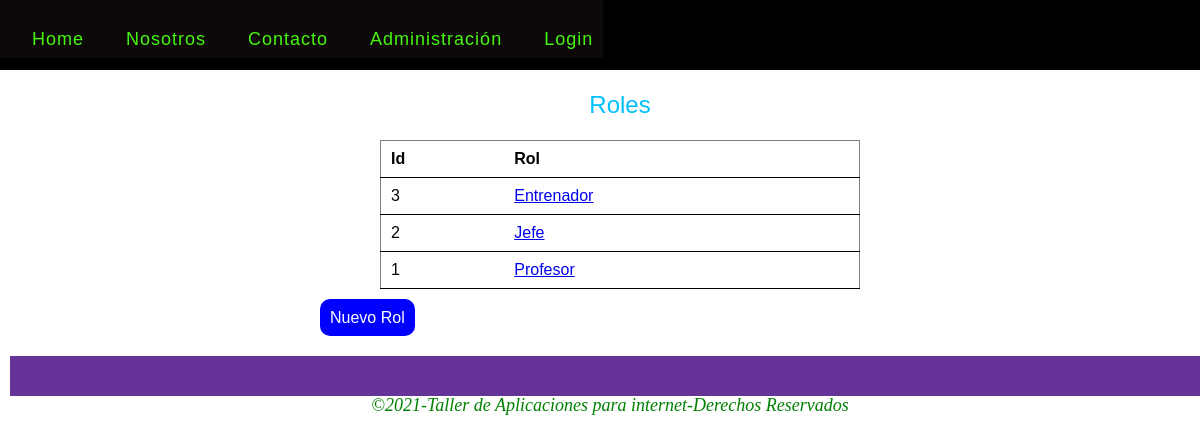
/roles/index.php, run on the app's committed database.
### tables this page shows
CREATE TABLE `roles` (
  `id` int(11) NOT NULL,
  `nombre` varchar(255) NOT NULL,
  `created_at` datetime DEFAULT NULL,
  `updated_at` datetime DEFAULT NULL
);

### class/modelo.php (called while the page is built, shortened)
<?php
class Modelo
{
    public function __construct()
    {
        $this->_db = new Conexion;
    }
}

### class/rolModel.php (called while the page is built, shortened)
<?php
    require_once('modelo.php');
    class rolModel extends Modelo
    {
    public function getRoles()
    {
        $roles = $this->_db->query("SELECT id,nombre FROM roles ORDER BY nombre");
        return $roles->fetchall();
    }
}

### roles/index.php (the view, shortened to what this page needs)
<?php
require('../class/rolModel.php');
$roles= new rolModel;
$roles = $roles->getRoles();
?>
<!DOCTYPE html>
<html lang="es">
<head>
    <link rel="stylesheet" href="../css/reset.css">
    <link rel="stylesheet" href="../css/estilos.css">
</head>
<body>
    <header>
        <?php  include('../partials/menu.php'); ?>
    </header>
    <section>
        <div class = "formulario">
            <h1>Roles</h1>
            <table class ="table">
                <thead>
                    <tr>
                        <th>Id</th>
                        <th>Rol</th>
                    </tr>
                </thead>
                <body>
                    <tr>
                        <?php foreach($roles as $rol):?>
                        <td><?php echo $rol ['id']; ?></td>
                        <td>
                            <a href="show.php?id=<?php echo $rol ['id']; ?>">
                                <?php echo $rol ['nombre']; ?>
                            </a>
                        </td>
                    </tr>
                    <?php endforeach;?>
            </table>
                <p class="enlace">
                    <a href="add.php" class="btn btn-primary">Nuevo Rol</a>
                </p>
        </div>
    </section>
    <footer>
        <?php  include('../partials/footer.php'); ?>
    </footer>
</body>
</html>

### css/estilos.css (style rules this page uses)
footer { width: 100%; float:left; height: 40px; background-color:rebeccapurple; margin: 10px; }
h1,h2,h3,h4,h5,h6 { color: deepskyblue; font-family: Arial, Helvetica, sans-serif; padding: 23px; }
section { float: left; width: 100%; margin-left: 20px; margin-right: 20px; margin-bottom: 20px; }
section h1 { text-align: center; font-size: 24px; }
table { width: 80%; margin: auto; }
.btn { width: 120px; height: 40px; border:0px; text-align: center; border-radius: 10px; margin-top: 10px; text-decoration: none; }
.btn-primary,.btn-link { background-color: blue; color: white; }
.btn-link,.btn-primary,.btn-warning { font-family:Georgia, 'Times New Roman', Times, serif; }
.enlace { float: left; margin-top: 20px; }
.enlace a { width: auto; text-decoration: none; padding: 10px; font-family: Arial, Helvetica, sans-serif; vertical-align: middle; margin-bottom: 100%; }
.formulario { float:left; width: 50%; left: 50%; margin-left: 25%; }
.table { border:grey solid 1px; border-radius: gray; }
.table th { font-weight: bold; }
.table th ,td { padding: 10px; border-bottom: 1px solid; text-align: left; font-family: Arial, Helvetica, sans-serif; }

### data on the page
roles: id "3", nombre "Entrenador"
roles: id "2", nombre "Jefe"
roles: id "1", nombre "Profesor"
